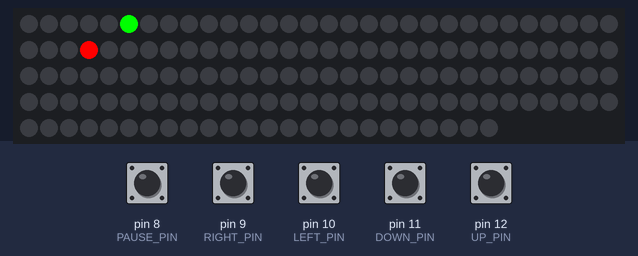
A sketch run on a simulated Arduino Uno, built with avr-gcc and run on an emulated ATmega328P. On the bench: 144 RGB LEDs in strip order, left to right, continuing on the next row. The inputs (shaded band) are chosen by the test bench; at power-on: pin 8 (PAUSE_PIN), pin 9 (RIGHT_PIN), pin 10 (LEFT_PIN), pin 11 (DOWN_PIN), pin 12 (UP_PIN) HIGH. Random numbers use the default seed unless the sketch sets one.

Above: at 1.4 s.
1.5 s: pin 8 (PAUSE_PIN) pulled LOW for 0.5 s
3.6 s: pin 8 (PAUSE_PIN) pulled LOW for 1 s
At 4.73 s:
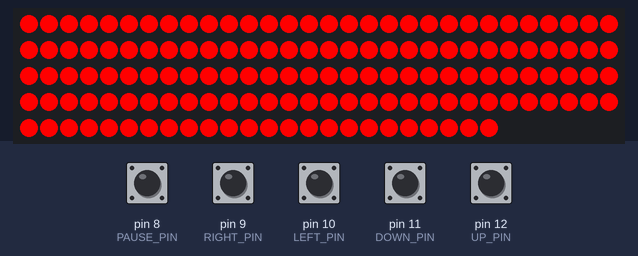
6.8 s: pin 9 (RIGHT_PIN) pulled LOW for 0.5 s
At 6.96 s:
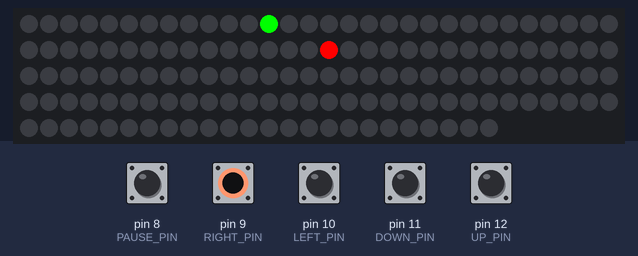
8.8 s: pin 11 (DOWN_PIN) pulled LOW for 0.5 s
10.8 s: pin 10 (LEFT_PIN) pulled LOW for 0.5 s
14.2 s: pin 9 (RIGHT_PIN) pulled LOW for 1 s
Timing chart, 0 to 17.2 s (numbered marks = the images above; inputs shaded):
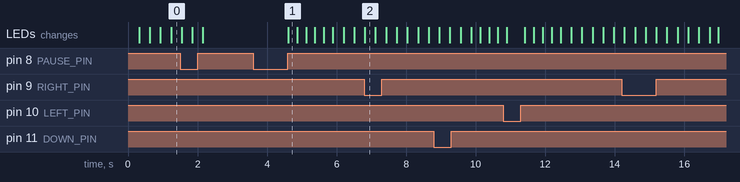

The sketch:

snake.ino
```cpp
// python-build-start
// /opt/arduino-1.8.19/arduino
// arduino:avr:uno
// /dev/ttyACM0
// python-build-end

//LEDS
#include <FastLED.h>
#include <LinkedList.h>
#define NUM_LEDS    144
#define LED_PIN     13
int rows = 9;
int columns = 8;
long unsigned int prevTime = 0;
CRGB leds[NUM_LEDS];

//Buttons
const char UP_PIN = 12;
const char DOWN_PIN = 11;
const char LEFT_PIN = 10;
const char RIGHT_PIN = 9;
const char PAUSE_PIN = 8;

// Directions
#define DIR_UP    0
#define DIR_DOWN  1
#define DIR_LEFT  2
#define DIR_RIGHT 3

int resetDelay = 250;

// Game State
#define MAX_SPEED 5
#define MIN_SPEED 300
#define SPEED_LOSS 15
int gameSpeed = MIN_SPEED;
int currDirection = DIR_UP;
boolean isGamePaused = false;
boolean isTogglingPause = false;

// class that represents a point on the matrix. Indexed starting at 0
class Point {
  private:
    byte x;
    byte y;
  public:
    Point(byte x, byte y) {
      this->x = x;
      this->y = y;
    }
    byte getX() {
      return x;
    }
    byte getY() {
      return y;
    }
    boolean isEqual(int x, int y) {
      return this->x == x && this->y == y;
    }
};

// body of the snake, last element representing the tail, first element representing the head
LinkedList<Point*> snakePositions = LinkedList<Point*>();

// where the apple is located
Point *applePosition;

// For Style ;)
CRGB appleColor = CRGB(255, 0, 0);
CRGB snakeColor = CRGB(0, 255, 0);
CRGB pausedAppleColor = CRGB(0, 255, 255);
CRGB pausedSnakeColor = CRGB(0, 0, 255);
CRGB emptyColor = CRGB(0, 0, 0);
CRGB solidColor = CRGB(255, 0, 0);

void setup() {
  Serial.begin(9600);

  // setup buttons
  pinMode(UP_PIN, INPUT_PULLUP);
  pinMode(DOWN_PIN, INPUT_PULLUP);
  pinMode(LEFT_PIN, INPUT_PULLUP);
  pinMode(RIGHT_PIN, INPUT_PULLUP);
  pinMode(PAUSE_PIN, INPUT_PULLUP);

  // pick starting position
  snakePositions.add(getStartingPosition());

  // pick apple position
  applePosition = getApplePosition();

  // setup ws2812b leds
  FastLED.addLeds<WS2812, LED_PIN, GRB>(leds, NUM_LEDS);


  //reset board after game to be all empty
  for (int i = 0; i < NUM_LEDS; i++) {
    leds[i] = emptyColor;
  }
  FastLED.show();
}

void loop() {
  // if we're paused set the scene
  checkForPause();

  if(isGamePaused) {
    pauseGame();
  }else{
    // set current direction
    currDirection = getCurrentDirection();

    // get next position
    Point *nextPoint = getNextPosition();

    // check if we are still valid and continue the game, otherwise reset it
    if(isNextPointValid(nextPoint)){
      playGame(nextPoint);
    }else{
      resetGame();
    }
  }
}

// always start the game in the same spot
Point * getStartingPosition(){
  return new Point(0,0);
}

// generate the position of the apple so it is not out of bounds or within the snake
Point * getApplePosition(){
  int x = random(rows);
  int y = random(columns);

  // make sure to generate an apple that is not in the same position as the snake
  while(snakeContainsPosition(x,y)){
    x = random(rows);
    y = random(columns);
  }
  return new Point(x,y);
}

// check if the x y coordinates are covered by a part of the snake
boolean snakeContainsPosition(int x, int y) {
  for(int i = 0; i < snakePositions.size(); i++){
    if(snakePositions.get(i)->isEqual(x,y)) {
      return true;
    }
  }

  return false;
}

// read directions
int getCurrentDirection(){
  int dir = currDirection;
  if (digitalRead(UP_PIN) == LOW) {
    long unsigned int currTime = millis();

    if (currTime - prevTime > 10) {
      dir = DIR_UP;
    }

    prevTime = currTime;
  }
  else if (digitalRead(DOWN_PIN) == LOW) {
    long unsigned int currTime = millis();

    if (currTime - prevTime > 10) {
      dir = DIR_DOWN;
    }

    prevTime = currTime;
  }
  else if (digitalRead(LEFT_PIN) == LOW) {
    long unsigned int currTime = millis();

    if (currTime - prevTime > 10) {
      dir = DIR_LEFT;
    }

    prevTime = currTime;
  }
  else if (digitalRead(RIGHT_PIN) == LOW) {
    long unsigned int currTime = millis();

    if (currTime - prevTime > 10) {
      dir = DIR_RIGHT;
    }

    prevTime = currTime;
  }

  //ensure you can't go the direction you just came
  switch(dir) {
    case DIR_UP:
      dir = currDirection == DIR_DOWN ? DIR_DOWN : dir;
      break;
    case DIR_DOWN:
      dir = currDirection == DIR_UP ? DIR_UP : dir;
      break;
    case DIR_LEFT:
      dir = currDirection == DIR_RIGHT ? DIR_RIGHT : dir;
      break;
    case DIR_RIGHT:
      dir = currDirection == DIR_LEFT ? DIR_LEFT : dir;
      break;
    default:
      break;
  }

  return dir;
}

int getYDir(int y) {
  return y > 0 ? DIR_UP : DIR_DOWN;
}

int getXDir(int x) {
  return x > 0 ? DIR_RIGHT : DIR_LEFT;
}

Point * getHead() {
  return snakePositions.get(0);
}

Point * getTail() {
  return snakePositions.get(snakePositions.size() - 1);
}

void addToBeginning(Point *p){
  snakePositions.add(0, p);
}

void removeTail() {
  delete(snakePositions.pop());
}

// calculate the next position based on the current head position and the current direction
Point * getNextPosition() {
  Point *head = getHead();
  switch(currDirection) {
    case DIR_UP:
      return new Point(head->getX(), head->getY() + 1);
    case DIR_DOWN:
      return new Point(head->getX(), head->getY() - 1);
    case DIR_LEFT:
      return new Point(head->getX() - 1, head->getY());
    case DIR_RIGHT:
      return new Point(head->getX() + 1, head->getY());
    default:
      return new Point(-9, -9);
  }
}

// make sure the next point for the head of the snake is in a valid position
boolean isNextPointValid(Point *p) {
  int x = p->getX();
  int y = p->getY();

  // check if within boundary or if we are in the snake
  if(x < 0 || x >= rows || y < 0 || y >= columns || snakeContainsPosition(x,y)) {
    return false;
  }

  return true;
}

// draw the apple
void renderApple() {
  leds[getIndexForPoint(applePosition)] = isGamePaused ? pausedAppleColor : appleColor;
}

// draw the snake
void renderSnake(){
  Point *p;
  for(int i = 0; i < snakePositions.size(); i++) {
    p = snakePositions.get(i);
    int index = getIndexForPoint(p);
    int x = p->getX();
    int y = p->getY();
    leds[index] = isGamePaused ? pausedSnakeColor : snakeColor;
  }
}

// for a point in the matrix, map it to the index in the string
int getIndexForPoint(Point *p) {
  int x = p->getX();
  int y = p->getY();
  boolean oddRow = x % 2 == 1;

  // handle serpentine pattern
  if(oddRow){
    return (x + 1) * columns - y - 1;
  }

  return x * columns  + y;
}

void renderEmptyScreen(){
  for(int i = 0; i < NUM_LEDS; i++) {
    leds[i] = emptyColor;
  }
}

void renderSolidScreen() {
  for(int i = 0; i < NUM_LEDS; i++) {
    leds[i] = solidColor;
  }
}

void playGame(Point *nextPoint){
  // clear screen
  renderEmptyScreen();

  // if we land on an apple grow the snake
  if(applePosition->isEqual(nextPoint->getX(), nextPoint->getY())){
    growSnake(nextPoint);
  }else{
    moveSnake(nextPoint);
  }

  renderSnake();
  renderApple();

  FastLED.show();

  delay(gameSpeed);
}

void moveSnake(Point *p){
  addToBeginning(p);
  removeTail();
}

void growSnake(Point *p){
  addToBeginning(p);
  resetApple();
//  increaseSpeed();
}

void increaseSpeed() {
  gameSpeed -= SPEED_LOSS;
}

void checkForPause() {
  boolean isPressedDown = digitalRead(PAUSE_PIN) == 0;

  boolean shouldPause = false;
  if(isPressedDown) {
    // we are trying to pause the game and the button is held down
    isTogglingPause = true;
  }else{
    // the pause button is released, so let's trigger a pause
    shouldPause = isTogglingPause;
    isTogglingPause = false;
  }

  if(shouldPause) {
    isGamePaused = !isGamePaused;
  }
}

// initiate a different view
void pauseGame(){
  renderSnake();
  renderApple();
  FastLED.show();
}

// delete the snake and create a new one
void resetSnake() {
  while(snakePositions.size() > 0){
    delete(snakePositions.pop());
  }
  snakePositions.add(getStartingPosition());
}

// delete the current position and draw a new apple
void resetApple() {
  delete(applePosition);
  applePosition = getApplePosition();
}

// show an end screen and reset the game state
void resetGame(){
  resetSnake();
  resetApple();
  gameSpeed = MIN_SPEED;
  currDirection = DIR_UP;
  renderSolidScreen();
  FastLED.show();
  delay(resetDelay);
  renderEmptyScreen();
  FastLED.show();
  delay(resetDelay);
  renderSolidScreen();
  FastLED.show();
  delay(resetDelay);
  renderEmptyScreen();
  FastLED.show();
  delay(resetDelay);
  renderSolidScreen();
  FastLED.show();
  delay(resetDelay);
  renderEmptyScreen();
  FastLED.show();
}
```

Measured:
- after the input at 3.6 s, the LEDs: change after 1.0 s (image 1)
